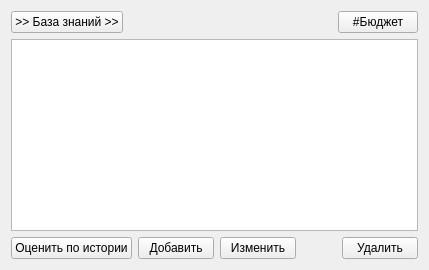
          <widget class="QWidget" name="tab_ClientConsumption">
           <attribute name="title">
            <string>Бюджет</string>
           </attribute>
           <layout class="QVBoxLayout" name="verticalLayout_3">
            <item>
             <layout class="QHBoxLayout" name="horizontalLayout_32">
              <item>
               <widget class="QPushButton" name="pushButton_ToCPKnBase_Consumption">
                <property name="text">
                 <string>&gt;&gt; База знаний &gt;&gt;</string>
                </property>
               </widget>
              </item>
              <item>
               <spacer name="horizontalSpacer_14">
                <property name="orientation">
                 <enum>Qt::Horizontal</enum>
                </property>
                <property name="sizeHint" stdset="0">
                 <size>
                  <width>40</width>
                  <height>20</height>
                 </size>
                </property>
               </spacer>
              </item>
              <item>
               <widget class="QPushButton" name="pushButton_HashBudget">
                <property name="text">
                 <string>#Бюджет</string>
                </property>
               </widget>
              </item>
             </layout>
            </item>
            <item>
             <widget class="QTableView" name="tableView_client_material_flows">
              <property name="enabled">
               <bool>true</bool>
              </property>
              <property name="sizePolicy">
               <sizepolicy hsizetype="Expanding" vsizetype="Expanding">
                <horstretch>0</horstretch>
                <verstretch>0</verstretch>
               </sizepolicy>
              </property>
              <property name="lineWidth">
               <number>1</number>
              </property>
             </widget>
            </item>
            <item>
             <layout class="QHBoxLayout" name="horizontalLayout_2">
              <item>
               <widget class="QPushButton" name="but_estimate_ship_stats">
                <property name="text">
                 <string>Оценить по истории</string>
                </property>
               </widget>
              </item>
              <item>
               <widget class="QPushButton" name="pushButton_AddMaterialFlowToClient">
                <property name="maximumSize">
                 <size>
                  <width>76</width>
                  <height>16777215</height>
                 </size>
                </property>
                <property name="text">
                 <string>Добавить</string>
                </property>
               </widget>
              </item>
              <item>
               <widget class="QPushButton" name="pushButton_EditMaterialFlowFromClient">
                <property name="maximumSize">
                 <size>
                  <width>76</width>
                  <height>16777215</height>
                 </size>
                </property>
                <property name="text">
                 <string>Изменить</string>
                </property>
               </widget>
              </item>
              <item>
               <spacer name="horizontalSpacer_10">
                <property name="orientation">
                 <enum>Qt::Horizontal</enum>
                </property>
                <property name="sizeHint" stdset="0">
                 <size>
                  <width>40</width>
                  <height>20</height>
                 </size>
                </property>
               </spacer>
              </item>
              <item>
               <widget class="QPushButton" name="pushButton_DeleteMaterialFlowFromClient">
                <property name="maximumSize">
                 <size>
                  <width>76</width>
                  <height>16777215</height>
                 </size>
                </property>
                <property name="text">
                 <string>Удалить</string>
                </property>
               </widget>
              </item>
             </layout>
            </item>
           </layout>
          </widget>
